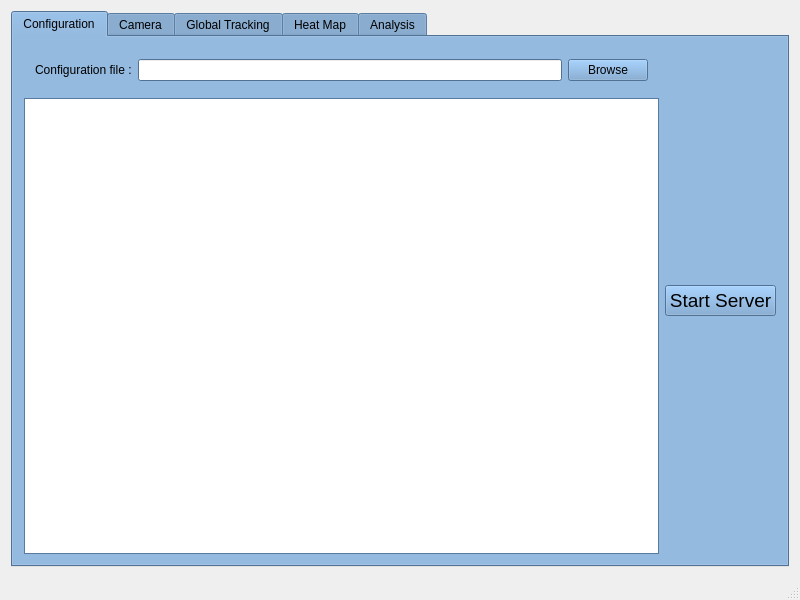
<?xml version="1.0" encoding="UTF-8"?>
<ui version="4.0">
 <class>MainWindow</class>
 <widget class="QMainWindow" name="MainWindow">
  <property name="geometry">
   <rect>
    <x>0</x>
    <y>0</y>
    <width>800</width>
    <height>600</height>
   </rect>
  </property>
  <property name="minimumSize">
   <size>
    <width>800</width>
    <height>600</height>
   </size>
  </property>
  <property name="palette">
   <palette>
    <active>
     <colorrole role="WindowText">
      <brush brushstyle="SolidPattern">
       <color alpha="255">
        <red>0</red>
        <green>0</green>
        <blue>0</blue>
       </color>
      </brush>
     </colorrole>
     <colorrole role="Button">
      <brush brushstyle="SolidPattern">
       <color alpha="255">
        <red>239</red>
        <green>239</green>
        <blue>239</blue>
       </color>
      </brush>
     </colorrole>
     <colorrole role="Light">
      <brush brushstyle="SolidPattern">
       <color alpha="255">
        <red>255</red>
        <green>255</green>
        <blue>255</blue>
       </color>
      </brush>
     </colorrole>
     <colorrole role="Midlight">
      <brush brushstyle="SolidPattern">
       <color alpha="255">
        <red>247</red>
        <green>247</green>
        <blue>247</blue>
       </color>
      </brush>
     </colorrole>
     <colorrole role="Dark">
      <brush brushstyle="SolidPattern">
       <color alpha="255">
        <red>119</red>
        <green>119</green>
        <blue>119</blue>
       </color>
      </brush>
     </colorrole>
     <colorrole role="Mid">
      <brush brushstyle="SolidPattern">
       <color alpha="255">
        <red>159</red>
        <green>159</green>
        <blue>159</blue>
       </color>
      </brush>
     </colorrole>
     <colorrole role="Text">
      <brush brushstyle="SolidPattern">
       <color alpha="255">
        <red>0</red>
        <green>0</green>
        <blue>0</blue>
       </color>
      </brush>
     </colorrole>
     <colorrole role="BrightText">
      <brush brushstyle="SolidPattern">
       <color alpha="255">
        <red>255</red>
        <green>255</green>
        <blue>255</blue>
       </color>
      </brush>
     </colorrole>
     <colorrole role="ButtonText">
      <brush brushstyle="SolidPattern">
       <color alpha="255">
        <red>0</red>
        <green>0</green>
        <blue>0</blue>
       </color>
      </brush>
     </colorrole>
     <colorrole role="Base">
      <brush brushstyle="SolidPattern">
       <color alpha="255">
        <red>255</red>
        <green>255</green>
        <blue>255</blue>
       </color>
      </brush>
     </colorrole>
     <colorrole role="Window">
      <brush brushstyle="SolidPattern">
       <color alpha="255">
        <red>239</red>
        <green>239</green>
        <blue>239</blue>
       </color>
      </brush>
     </colorrole>
     <colorrole role="Shadow">
      <brush brushstyle="SolidPattern">
       <color alpha="255">
        <red>0</red>
        <green>0</green>
        <blue>0</blue>
       </color>
      </brush>
     </colorrole>
     <colorrole role="AlternateBase">
      <brush brushstyle="SolidPattern">
       <color alpha="255">
        <red>247</red>
        <green>247</green>
        <blue>247</blue>
       </color>
      </brush>
     </colorrole>
     <colorrole role="ToolTipBase">
      <brush brushstyle="SolidPattern">
       <color alpha="255">
        <red>255</red>
        <green>255</green>
        <blue>220</blue>
       </color>
      </brush>
     </colorrole>
     <colorrole role="ToolTipText">
      <brush brushstyle="SolidPattern">
       <color alpha="255">
        <red>0</red>
        <green>0</green>
        <blue>0</blue>
       </color>
      </brush>
     </colorrole>
    </active>
    <inactive>
     <colorrole role="WindowText">
      <brush brushstyle="SolidPattern">
       <color alpha="255">
        <red>0</red>
        <green>0</green>
        <blue>0</blue>
       </color>
      </brush>
     </colorrole>
     <colorrole role="Button">
      <brush brushstyle="SolidPattern">
       <color alpha="255">
        <red>239</red>
        <green>239</green>
        <blue>239</blue>
       </color>
      </brush>
     </colorrole>
     <colorrole role="Light">
      <brush brushstyle="SolidPattern">
       <color alpha="255">
        <red>255</red>
        <green>255</green>
        <blue>255</blue>
       </color>
      </brush>
     </colorrole>
     <colorrole role="Midlight">
      <brush brushstyle="SolidPattern">
       <color alpha="255">
        <red>247</red>
        <green>247</green>
        <blue>247</blue>
       </color>
      </brush>
     </colorrole>
     <colorrole role="Dark">
      <brush brushstyle="SolidPattern">
       <color alpha="255">
        <red>119</red>
        <green>119</green>
        <blue>119</blue>
       </color>
      </brush>
     </colorrole>
     <colorrole role="Mid">
      <brush brushstyle="SolidPattern">
       <color alpha="255">
        <red>159</red>
        <green>159</green>
        <blue>159</blue>
       </color>
      </brush>
     </colorrole>
     <colorrole role="Text">
      <brush brushstyle="SolidPattern">
       <color alpha="255">
        <red>0</red>
        <green>0</green>
        <blue>0</blue>
       </color>
      </brush>
     </colorrole>
     <colorrole role="BrightText">
      <brush brushstyle="SolidPattern">
       <color alpha="255">
        <red>255</red>
        <green>255</green>
        <blue>255</blue>
       </color>
      </brush>
     </colorrole>
     <colorrole role="ButtonText">
      <brush brushstyle="SolidPattern">
       <color alpha="255">
        <red>0</red>
        <green>0</green>
        <blue>0</blue>
       </color>
      </brush>
     </colorrole>
     <colorrole role="Base">
      <brush brushstyle="SolidPattern">
       <color alpha="255">
        <red>255</red>
        <green>255</green>
        <blue>255</blue>
       </color>
      </brush>
     </colorrole>
     <colorrole role="Window">
      <brush brushstyle="SolidPattern">
       <color alpha="255">
        <red>239</red>
        <green>239</green>
        <blue>239</blue>
       </color>
      </brush>
     </colorrole>
     <colorrole role="Shadow">
      <brush brushstyle="SolidPattern">
       <color alpha="255">
        <red>0</red>
        <green>0</green>
        <blue>0</blue>
       </color>
      </brush>
     </colorrole>
     <colorrole role="AlternateBase">
      <brush brushstyle="SolidPattern">
       <color alpha="255">
        <red>247</red>
        <green>247</green>
        <blue>247</blue>
       </color>
      </brush>
     </colorrole>
     <colorrole role="ToolTipBase">
      <brush brushstyle="SolidPattern">
       <color alpha="255">
        <red>255</red>
        <green>255</green>
        <blue>220</blue>
       </color>
      </brush>
     </colorrole>
     <colorrole role="ToolTipText">
      <brush brushstyle="SolidPattern">
       <color alpha="255">
        <red>0</red>
        <green>0</green>
        <blue>0</blue>
       </color>
      </brush>
     </colorrole>
    </inactive>
    <disabled>
     <colorrole role="WindowText">
      <brush brushstyle="SolidPattern">
       <color alpha="255">
        <red>119</red>
        <green>119</green>
        <blue>119</blue>
       </color>
      </brush>
     </colorrole>
     <colorrole role="Button">
      <brush brushstyle="SolidPattern">
       <color alpha="255">
        <red>239</red>
        <green>239</green>
        <blue>239</blue>
       </color>
      </brush>
     </colorrole>
     <colorrole role="Light">
      <brush brushstyle="SolidPattern">
       <color alpha="255">
        <red>255</red>
        <green>255</green>
        <blue>255</blue>
       </color>
      </brush>
     </colorrole>
     <colorrole role="Midlight">
      <brush brushstyle="SolidPattern">
       <color alpha="255">
        <red>247</red>
        <green>247</green>
        <blue>247</blue>
       </color>
      </brush>
     </colorrole>
     <colorrole role="Dark">
      <brush brushstyle="SolidPattern">
       <color alpha="255">
        <red>119</red>
        <green>119</green>
        <blue>119</blue>
       </color>
      </brush>
     </colorrole>
     <colorrole role="Mid">
      <brush brushstyle="SolidPattern">
       <color alpha="255">
        <red>159</red>
        <green>159</green>
        <blue>159</blue>
       </color>
      </brush>
     </colorrole>
     <colorrole role="Text">
      <brush brushstyle="SolidPattern">
       <color alpha="255">
        <red>119</red>
        <green>119</green>
        <blue>119</blue>
       </color>
      </brush>
     </colorrole>
     <colorrole role="BrightText">
      <brush brushstyle="SolidPattern">
       <color alpha="255">
        <red>255</red>
        <green>255</green>
        <blue>255</blue>
       </color>
      </brush>
     </colorrole>
     <colorrole role="ButtonText">
      <brush brushstyle="SolidPattern">
       <color alpha="255">
        <red>119</red>
        <green>119</green>
        <blue>119</blue>
       </color>
      </brush>
     </colorrole>
     <colorrole role="Base">
      <brush brushstyle="SolidPattern">
       <color alpha="255">
        <red>239</red>
        <green>239</green>
        <blue>239</blue>
       </color>
      </brush>
     </colorrole>
     <colorrole role="Window">
      <brush brushstyle="SolidPattern">
       <color alpha="255">
        <red>239</red>
        <green>239</green>
        <blue>239</blue>
       </color>
      </brush>
     </colorrole>
     <colorrole role="Shadow">
      <brush brushstyle="SolidPattern">
       <color alpha="255">
        <red>0</red>
        <green>0</green>
        <blue>0</blue>
       </color>
      </brush>
     </colorrole>
     <colorrole role="AlternateBase">
      <brush brushstyle="SolidPattern">
       <color alpha="255">
        <red>239</red>
        <green>239</green>
        <blue>239</blue>
       </color>
      </brush>
     </colorrole>
     <colorrole role="ToolTipBase">
      <brush brushstyle="SolidPattern">
       <color alpha="255">
        <red>255</red>
        <green>255</green>
        <blue>220</blue>
       </color>
      </brush>
     </colorrole>
     <colorrole role="ToolTipText">
      <brush brushstyle="SolidPattern">
       <color alpha="255">
        <red>0</red>
        <green>0</green>
        <blue>0</blue>
       </color>
      </brush>
     </colorrole>
    </disabled>
   </palette>
  </property>
  <property name="windowTitle">
   <string>People Tracking System</string>
  </property>
  <property name="windowOpacity">
   <double>1.000000000000000</double>
  </property>
  <property name="tabShape">
   <enum>QTabWidget::Rounded</enum>
  </property>
  <widget class="QWidget" name="centralWidget">
   <property name="layoutDirection">
    <enum>Qt::LeftToRight</enum>
   </property>
   <layout class="QGridLayout" name="gridLayout">
    <item row="0" column="0">
     <widget class="QTabWidget" name="tabWidget">
      <property name="palette">
       <palette>
        <active>
         <colorrole role="WindowText">
          <brush brushstyle="SolidPattern">
           <color alpha="255">
            <red>0</red>
            <green>0</green>
            <blue>0</blue>
           </color>
          </brush>
         </colorrole>
         <colorrole role="Button">
          <brush brushstyle="SolidPattern">
           <color alpha="255">
            <red>114</red>
            <green>159</green>
            <blue>207</blue>
           </color>
          </brush>
         </colorrole>
         <colorrole role="Light">
          <brush brushstyle="SolidPattern">
           <color alpha="255">
            <red>196</red>
            <green>225</green>
            <blue>255</blue>
           </color>
          </brush>
         </colorrole>
         <colorrole role="Midlight">
          <brush brushstyle="SolidPattern">
           <color alpha="255">
            <red>155</red>
            <green>192</green>
            <blue>231</blue>
           </color>
          </brush>
         </colorrole>
         <colorrole role="Dark">
          <brush brushstyle="SolidPattern">
           <color alpha="255">
            <red>57</red>
            <green>79</green>
            <blue>103</blue>
           </color>
          </brush>
         </colorrole>
         <colorrole role="Mid">
          <brush brushstyle="SolidPattern">
           <color alpha="255">
            <red>76</red>
            <green>106</green>
            <blue>138</blue>
           </color>
          </brush>
         </colorrole>
         <colorrole role="Text">
          <brush brushstyle="SolidPattern">
           <color alpha="255">
            <red>0</red>
            <green>0</green>
            <blue>0</blue>
           </color>
          </brush>
         </colorrole>
         <colorrole role="BrightText">
          <brush brushstyle="SolidPattern">
           <color alpha="255">
            <red>255</red>
            <green>255</green>
            <blue>255</blue>
           </color>
          </brush>
         </colorrole>
         <colorrole role="ButtonText">
          <brush brushstyle="SolidPattern">
           <color alpha="255">
            <red>0</red>
            <green>0</green>
            <blue>0</blue>
           </color>
          </brush>
         </colorrole>
         <colorrole role="Base">
          <brush brushstyle="SolidPattern">
           <color alpha="255">
            <red>255</red>
            <green>255</green>
            <blue>255</blue>
           </color>
          </brush>
         </colorrole>
         <colorrole role="Window">
          <brush brushstyle="SolidPattern">
           <color alpha="255">
            <red>114</red>
            <green>159</green>
            <blue>207</blue>
           </color>
          </brush>
         </colorrole>
         <colorrole role="Shadow">
          <brush brushstyle="SolidPattern">
           <color alpha="255">
            <red>0</red>
            <green>0</green>
            <blue>0</blue>
           </color>
          </brush>
         </colorrole>
         <colorrole role="AlternateBase">
          <brush brushstyle="SolidPattern">
           <color alpha="255">
            <red>184</red>
            <green>207</green>
            <blue>231</blue>
           </color>
          </brush>
         </colorrole>
         <colorrole role="ToolTipBase">
          <brush brushstyle="SolidPattern">
           <color alpha="255">
            <red>255</red>
            <green>255</green>
            <blue>220</blue>
           </color>
          </brush>
         </colorrole>
         <colorrole role="ToolTipText">
          <brush brushstyle="SolidPattern">
           <color alpha="255">
            <red>0</red>
            <green>0</green>
            <blue>0</blue>
           </color>
          </brush>
         </colorrole>
        </active>
        <inactive>
         <colorrole role="WindowText">
          <brush brushstyle="SolidPattern">
           <color alpha="255">
            <red>0</red>
            <green>0</green>
            <blue>0</blue>
           </color>
          </brush>
         </colorrole>
         <colorrole role="Button">
          <brush brushstyle="SolidPattern">
           <color alpha="255">
            <red>114</red>
            <green>159</green>
            <blue>207</blue>
           </color>
          </brush>
         </colorrole>
         <colorrole role="Light">
          <brush brushstyle="SolidPattern">
           <color alpha="255">
            <red>196</red>
            <green>225</green>
            <blue>255</blue>
           </color>
          </brush>
         </colorrole>
         <colorrole role="Midlight">
          <brush brushstyle="SolidPattern">
           <color alpha="255">
            <red>155</red>
            <green>192</green>
            <blue>231</blue>
           </color>
          </brush>
         </colorrole>
         <colorrole role="Dark">
          <brush brushstyle="SolidPattern">
           <color alpha="255">
            <red>57</red>
            <green>79</green>
            <blue>103</blue>
           </color>
          </brush>
         </colorrole>
         <colorrole role="Mid">
          <brush brushstyle="SolidPattern">
           <color alpha="255">
            <red>76</red>
            <green>106</green>
            <blue>138</blue>
           </color>
          </brush>
         </colorrole>
         <colorrole role="Text">
          <brush brushstyle="SolidPattern">
           <color alpha="255">
            <red>0</red>
            <green>0</green>
            <blue>0</blue>
           </color>
          </brush>
         </colorrole>
         <colorrole role="BrightText">
          <brush brushstyle="SolidPattern">
           <color alpha="255">
            <red>255</red>
            <green>255</green>
            <blue>255</blue>
           </color>
          </brush>
         </colorrole>
         <colorrole role="ButtonText">
          <brush brushstyle="SolidPattern">
           <color alpha="255">
            <red>0</red>
            <green>0</green>
            <blue>0</blue>
           </color>
          </brush>
         </colorrole>
         <colorrole role="Base">
          <brush brushstyle="SolidPattern">
           <color alpha="255">
            <red>255</red>
            <green>255</green>
            <blue>255</blue>
           </color>
          </brush>
         </colorrole>
         <colorrole role="Window">
          <brush brushstyle="SolidPattern">
           <color alpha="255">
            <red>114</red>
            <green>159</green>
            <blue>207</blue>
           </color>
          </brush>
         </colorrole>
         <colorrole role="Shadow">
          <brush brushstyle="SolidPattern">
           <color alpha="255">
            <red>0</red>
            <green>0</green>
            <blue>0</blue>
           </color>
          </brush>
         </colorrole>
         <colorrole role="AlternateBase">
          <brush brushstyle="SolidPattern">
           <color alpha="255">
            <red>184</red>
            <green>207</green>
            <blue>231</blue>
           </color>
          </brush>
         </colorrole>
         <colorrole role="ToolTipBase">
          <brush brushstyle="SolidPattern">
           <color alpha="255">
            <red>255</red>
            <green>255</green>
            <blue>220</blue>
           </color>
          </brush>
         </colorrole>
         <colorrole role="ToolTipText">
          <brush brushstyle="SolidPattern">
           <color alpha="255">
            <red>0</red>
            <green>0</green>
            <blue>0</blue>
           </color>
          </brush>
         </colorrole>
        </inactive>
        <disabled>
         <colorrole role="WindowText">
          <brush brushstyle="SolidPattern">
           <color alpha="255">
            <red>57</red>
            <green>79</green>
            <blue>103</blue>
           </color>
          </brush>
         </colorrole>
         <colorrole role="Button">
          <brush brushstyle="SolidPattern">
           <color alpha="255">
            <red>114</red>
            <green>159</green>
            <blue>207</blue>
           </color>
          </brush>
         </colorrole>
         <colorrole role="Light">
          <brush brushstyle="SolidPattern">
           <color alpha="255">
            <red>196</red>
            <green>225</green>
            <blue>255</blue>
           </color>
          </brush>
         </colorrole>
         <colorrole role="Midlight">
          <brush brushstyle="SolidPattern">
           <color alpha="255">
            <red>155</red>
            <green>192</green>
            <blue>231</blue>
           </color>
          </brush>
         </colorrole>
         <colorrole role="Dark">
          <brush brushstyle="SolidPattern">
           <color alpha="255">
            <red>57</red>
            <green>79</green>
            <blue>103</blue>
           </color>
          </brush>
         </colorrole>
         <colorrole role="Mid">
          <brush brushstyle="SolidPattern">
           <color alpha="255">
            <red>76</red>
            <green>106</green>
            <blue>138</blue>
           </color>
          </brush>
         </colorrole>
         <colorrole role="Text">
          <brush brushstyle="SolidPattern">
           <color alpha="255">
            <red>57</red>
            <green>79</green>
            <blue>103</blue>
           </color>
          </brush>
         </colorrole>
         <colorrole role="BrightText">
          <brush brushstyle="SolidPattern">
           <color alpha="255">
            <red>255</red>
            <green>255</green>
            <blue>255</blue>
           </color>
          </brush>
         </colorrole>
         <colorrole role="ButtonText">
          <brush brushstyle="SolidPattern">
           <color alpha="255">
            <red>57</red>
            <green>79</green>
            <blue>103</blue>
           </color>
          </brush>
         </colorrole>
         <colorrole role="Base">
          <brush brushstyle="SolidPattern">
           <color alpha="255">
            <red>114</red>
            <green>159</green>
            <blue>207</blue>
           </color>
          </brush>
         </colorrole>
         <colorrole role="Window">
          <brush brushstyle="SolidPattern">
           <color alpha="255">
            <red>114</red>
            <green>159</green>
            <blue>207</blue>
           </color>
          </brush>
         </colorrole>
         <colorrole role="Shadow">
          <brush brushstyle="SolidPattern">
           <color alpha="255">
            <red>0</red>
            <green>0</green>
            <blue>0</blue>
           </color>
          </brush>
         </colorrole>
         <colorrole role="AlternateBase">
          <brush brushstyle="SolidPattern">
           <color alpha="255">
            <red>114</red>
            <green>159</green>
            <blue>207</blue>
           </color>
          </brush>
         </colorrole>
         <colorrole role="ToolTipBase">
          <brush brushstyle="SolidPattern">
           <color alpha="255">
            <red>255</red>
            <green>255</green>
            <blue>220</blue>
           </color>
          </brush>
         </colorrole>
         <colorrole role="ToolTipText">
          <brush brushstyle="SolidPattern">
           <color alpha="255">
            <red>0</red>
            <green>0</green>
            <blue>0</blue>
           </color>
          </brush>
         </colorrole>
        </disabled>
       </palette>
      </property>
      <property name="tabPosition">
       <enum>QTabWidget::North</enum>
      </property>
      <property name="tabShape">
       <enum>QTabWidget::Rounded</enum>
      </property>
      <property name="currentIndex">
       <number>0</number>
      </property>
      <property name="tabBarAutoHide">
       <bool>false</bool>
      </property>
      <widget class="QWidget" name="tab">
       <attribute name="icon">
        <iconset resource="resource.qrc">
         <normaloff>:/Tab_Icons/icons/options-512.png</normaloff>:/Tab_Icons/icons/options-512.png</iconset>
       </attribute>
       <attribute name="title">
        <string>Configuration</string>
       </attribute>
       <layout class="QGridLayout" name="gridLayout_3">
        <item row="0" column="0">
         <layout class="QHBoxLayout" name="horizontalLayout">
          <item>
           <layout class="QVBoxLayout" name="verticalLayout_4">
            <item>
             <widget class="QWidget" name="widget" native="true">
              <layout class="QHBoxLayout" name="horizontalLayout_3">
               <item>
                <widget class="QLabel" name="label">
                 <property name="text">
                  <string>Configuration file :</string>
                 </property>
                </widget>
               </item>
               <item>
                <widget class="QLineEdit" name="txtConfigFile"/>
               </item>
               <item>
                <widget class="QPushButton" name="btnBrowse">
                 <property name="text">
                  <string>Browse</string>
                 </property>
                </widget>
               </item>
              </layout>
             </widget>
            </item>
            <item>
             <widget class="QPlainTextEdit" name="txtConsole"/>
            </item>
           </layout>
          </item>
          <item>
           <widget class="QPushButton" name="btnStartServer">
            <property name="enabled">
             <bool>true</bool>
            </property>
            <property name="font">
             <font>
              <pointsize>14</pointsize>
             </font>
            </property>
            <property name="text">
             <string>Start Server</string>
            </property>
            <property name="icon">
             <iconset resource="resource.qrc">
              <normaloff>:/Tab_Icons/icons/server.jpeg</normaloff>:/Tab_Icons/icons/server.jpeg</iconset>
            </property>
            <property name="iconSize">
             <size>
              <width>32</width>
              <height>32</height>
             </size>
            </property>
           </widget>
          </item>
         </layout>
        </item>
       </layout>
      </widget>
      <widget class="QWidget" name="tab_2">
       <attribute name="icon">
        <iconset resource="resource.qrc">
         <normaloff>:/Tab_Icons/icons/cctv.png</normaloff>:/Tab_Icons/icons/cctv.png</iconset>
       </attribute>
       <attribute name="title">
        <string>Camera</string>
       </attribute>
       <widget class="QWidget" name="horizontalLayoutWidget">
        <property name="geometry">
         <rect>
          <x>10</x>
          <y>10</y>
          <width>732</width>
          <height>312</height>
         </rect>
        </property>
        <layout class="QGridLayout" name="gridLayout_2">
         <item row="0" column="0">
          <layout class="QVBoxLayout" name="verticalLayout_3">
           <item>
            <widget class="QLabel" name="label_4">
             <property name="font">
              <font>
               <pointsize>14</pointsize>
              </font>
             </property>
             <property name="text">
              <string>Camera - 1</string>
             </property>
             <property name="alignment">
              <set>Qt::AlignCenter</set>
             </property>
            </widget>
           </item>
           <item>
            <widget class="QGraphicsView" name="gvCam1">
             <property name="minimumSize">
              <size>
               <width>360</width>
               <height>280</height>
              </size>
             </property>
             <property name="maximumSize">
              <size>
               <width>360</width>
               <height>280</height>
              </size>
             </property>
            </widget>
           </item>
          </layout>
         </item>
         <item row="0" column="1">
          <layout class="QVBoxLayout" name="verticalLayout_2">
           <item>
            <widget class="QLabel" name="label_3">
             <property name="font">
              <font>
               <pointsize>14</pointsize>
              </font>
             </property>
             <property name="text">
              <string>&lt;html&gt;&lt;head/&gt;&lt;body&gt;&lt;p&gt;Camera - 2&lt;/p&gt;&lt;/body&gt;&lt;/html&gt;</string>
             </property>
             <property name="alignment">
              <set>Qt::AlignCenter</set>
             </property>
            </widget>
           </item>
           <item>
            <widget class="QGraphicsView" name="gvCam2">
             <property name="minimumSize">
              <size>
               <width>360</width>
               <height>280</height>
              </size>
             </property>
             <property name="maximumSize">
              <size>
               <width>360</width>
               <height>280</height>
              </size>
             </property>
            </widget>
           </item>
          </layout>
         </item>
        </layout>
       </widget>
      </widget>
      <widget class="QWidget" name="tab_3">
       <attribute name="icon">
        <iconset resource="resource.qrc">
         <normaloff>:/Tab_Icons/icons/tracking.png</normaloff>:/Tab_Icons/icons/tracking.png</iconset>
       </attribute>
       <attribute name="title">
        <string>Global Tracking</string>
       </attribute>
       <widget class="QGraphicsView" name="glob_track_view">
        <property name="geometry">
         <rect>
          <x>0</x>
          <y>0</y>
          <width>831</width>
          <height>611</height>
         </rect>
        </property>
       </widget>
      </widget>
      <widget class="QWidget" name="tab_4">
       <attribute name="icon">
        <iconset resource="resource.qrc">
         <normaloff>:/Tab_Icons/icons/heatmap.png</normaloff>:/Tab_Icons/icons/heatmap.png</iconset>
       </attribute>
       <attribute name="title">
        <string>Heat Map</string>
       </attribute>
      </widget>
      <widget class="QWidget" name="tab_5">
       <attribute name="icon">
        <iconset resource="resource.qrc">
         <normaloff>:/Tab_Icons/icons/analysis.png</normaloff>:/Tab_Icons/icons/analysis.png</iconset>
       </attribute>
       <attribute name="title">
        <string>Analysis</string>
       </attribute>
      </widget>
     </widget>
    </item>
   </layout>
  </widget>
  <widget class="QStatusBar" name="statusBar"/>
 </widget>
 <layoutdefault spacing="6" margin="11"/>
 <resources>
  <include location="resource.qrc"/>
 </resources>
 <connections/>
</ui>
